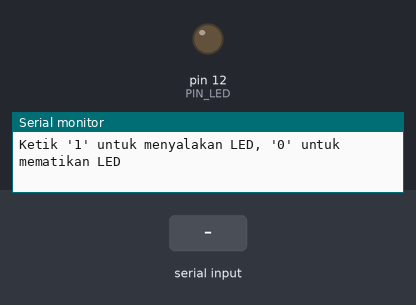
Bench run of a sketch on a simulated Arduino Uno, built with avr-gcc and run on an emulated ATmega328P. Parts: output pins drawn as LEDs (lit = HIGH), the last lines printed to the serial monitor. Inputs (shaded band) come from the test bench.

Above: at 1.2 s.
1.3 s: "1\n" received over Serial
At 2.0 s:
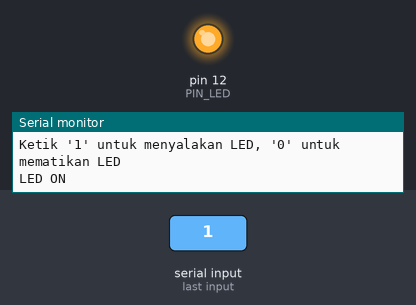
2.8 s: byte 48 ('0') received over Serial
At 3.2 s:
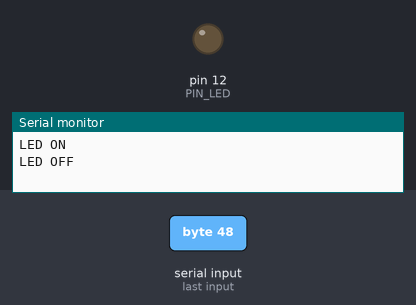
Timing chart, 0 to 5.8 s (numbered marks = the images above; inputs shaded):
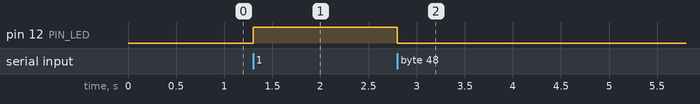

Measured:
- after the input at 1.3 s, pin 12 (PIN_LED): LOW → HIGH at once
- after the input at 2.8 s, pin 12 (PIN_LED): HIGH → LOW at once

The sketch:

percobaan_3a_komunikasi_serial_uart_1.ino
```cpp
const int PIN_LED = 12;

void setup() {
  Serial.begin(9600);
  Serial.println("Ketik '1' untuk menyalakan LED, '0' untuk mematikan LED");
  pinMode(PIN_LED, OUTPUT);
}

void loop() {
  if (Serial.available() > 0) {          // Cek apakah ada data dari komputer
    char data = Serial.read();           // Baca 1 karakter

    if (data == '1') {
      digitalWrite(PIN_LED, HIGH);
      Serial.println("LED ON");
    }
    else if (data == '0') {
      digitalWrite(PIN_LED, LOW);
      Serial.println("LED OFF");
    }
    else if (data != '\n' && data != '\r') {
      // Hanya muncul jika bukan 1, 0, atau ENTER
      Serial.println("Perintah tidak dikenal");
    }
  }
}
```
